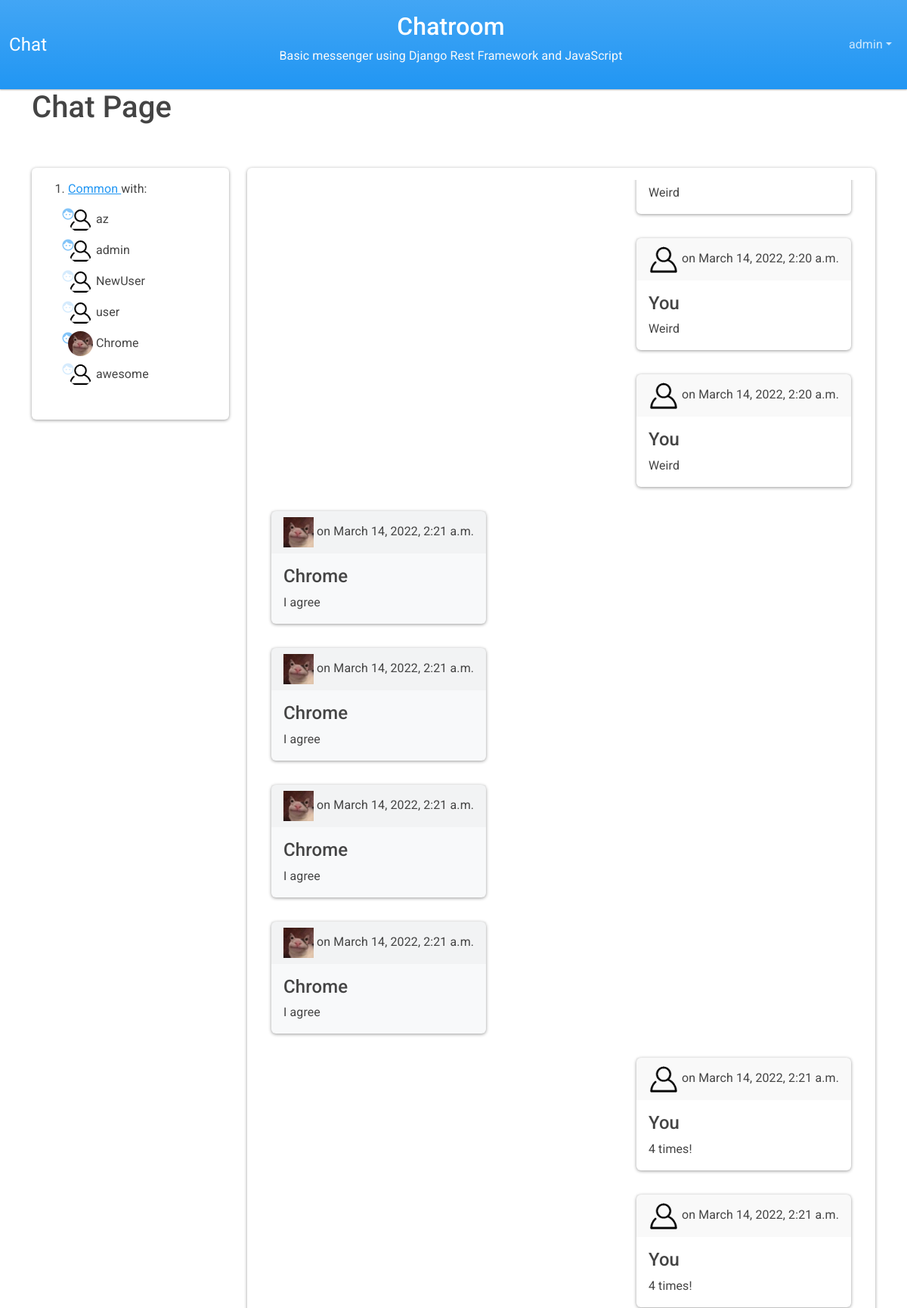
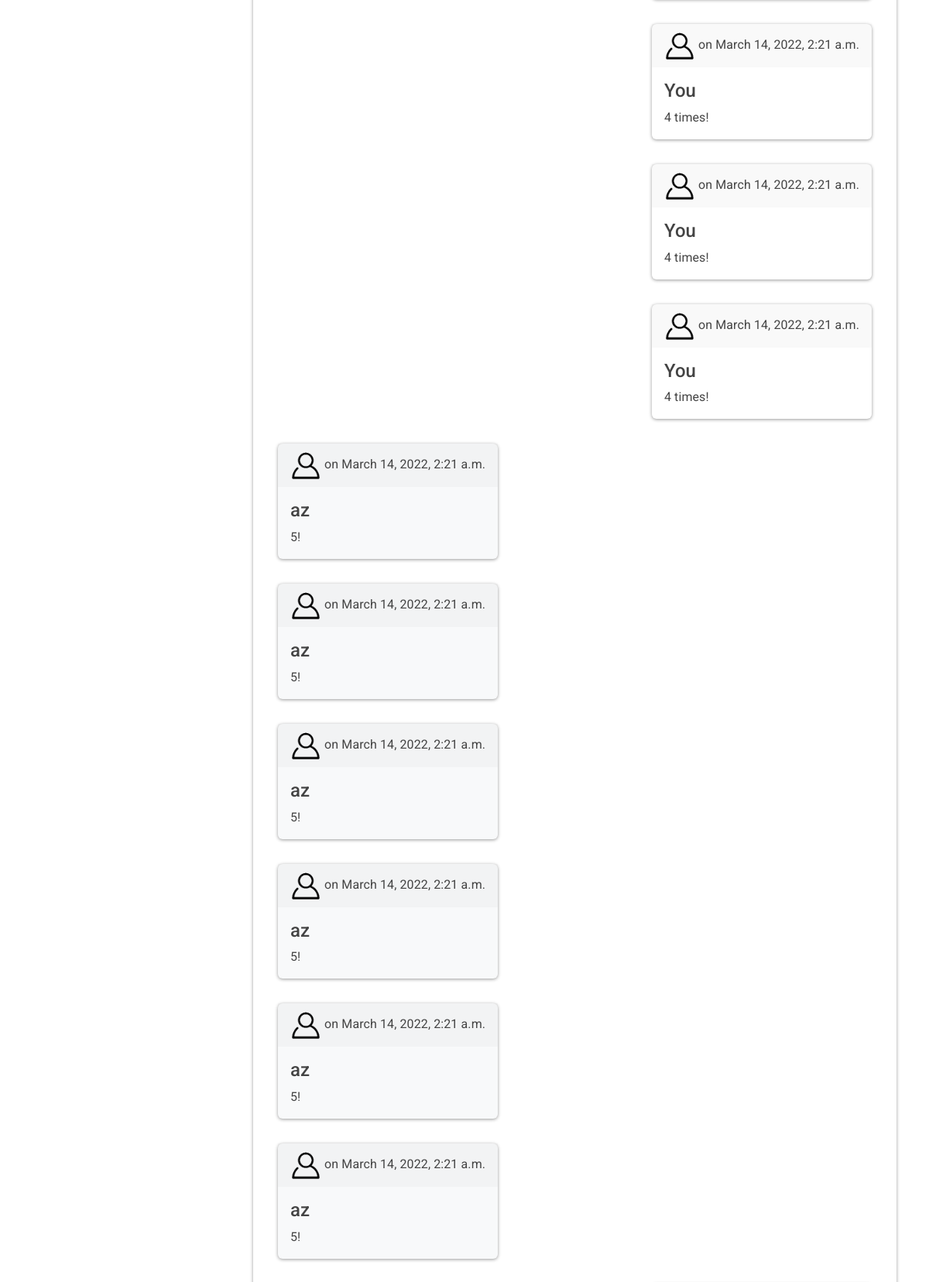
Screenshot of / (signed in, upper part) with the database file from the repository (2 pictures, top to bottom).
### api/models.py (models this page shows, shortened)
class Room(models.Model):
    owner = models.ForeignKey(
        User, related_name='owner', on_delete=models.CASCADE, default=User)
    room_name = models.CharField(
        max_length=32, default='common')
    members = models.ManyToManyField(
        User, related_name='members', blank=False, default=owner)
    class Meta:
        ordering = ('pk', 'owner',)

class Message(models.Model):
    sender = models.ForeignKey(
        User, on_delete=models.CASCADE, related_name='sender')
    message = models.CharField(max_length=1200)
    timestamp = models.DateTimeField(auto_now_add=True)
    is_read = models.BooleanField(default=False)
    room = models.ForeignKey(Room, on_delete=models.CASCADE,
                             related_name='room'
                             )
    def __str__(self):
        return self.message
    class Meta:
        ordering = ('timestamp',)

### user/models.py (models this page shows, shortened)
class Profile(models.Model):
    user = models.OneToOneField(
        User, related_name='profile', on_delete=models.CASCADE)
    avatar = models.ImageField(
        default='img/profile/default.png', upload_to='img/profile')
    bio = models.TextField()
    is_online = models.BooleanField(default=False)

### chat/views.py (the view)
# urls.py: path('', views.main_view, name='main'),
def main_view(request, room_name='common'):
    if not request.user.is_authenticated:
        return redirect('index')
    room = get_room(request, room_name)
    room.members.set(User.objects.all())
    rooms = Room.objects.filter(room_name=room_name)
    messages = Message.objects.filter(room__room_name=room_name)
    if request.method == "GET":
        return render(request, 'chat/chat.html',
                      {'users': User.objects.all(),
                       'messages': messages,
                       'room_name': room_name,
                       'room': room,
                       'rooms': rooms,
                       })

### chat/views.py (called while the page is built)
def get_room(request, room_name):
    if not Room.objects.filter(room_name=room_name).exists():
        room = Room.objects.create(room_name=room_name, owner=request.user)
    else:
        room = Room.objects.get(room_name=room_name)
    return room

### templates/chat/chat.html (shortened to what this page needs)
{% extends 'chat/index.html' %}
{% load static %}
{% block content %}
<h1>
  Chat Page
</h1>
<div class="section py-5">
  <div class="row">
    <div class="col-3">
      <div class="card p-3 ">
        <ol>
          {% for room in rooms %}
          {% if request.user in room.members.all %}
          <li>
            <a href="{%url 'chat' room.room_name  %}">
              {{room.room_name | capfirst}}
            </a> with:
            <div class="chats py-2">
              {% for user in room.members.all %}
              <div class="chat-members py-1">
                <div class="avatar">
                  <div class="status">
                    {% if user.profile.is_online %}
                    <i title="{{user}} is online" class="material-icons md-dark md-18 tooltip">face</i>
                    {% else %}
                    <i title="{{user}} is offline"
                      class="material-icons md-dark md-18   md-inactive circle tooltip">face</i>
                    {% endif %}
                  </div>
                </div>
                <img id="{{user.id}}" src="{% static  user.profile.avatar.url %}" class="rounded-circle avatar col-2">
                <span class="chat-member col-6">
                  {{user}}
                </span>
              </div>
              {% endfor %}
            </div>
          </li>
          {% endif %}
          {% endfor %}
        </ol>
      </div>
    </div>
    <div class="col-9">
      <div class="card p-3 ">
        <div class="" style="height: 75vh;">
          {% block messages %}
          {% include 'chat/messages.html'%}
          {% endblock %}
        </div>
      </div>
    </div>
  </div>
</div>
{% endblock %}

### templates/chat/index.html (shortened to what this page needs)
{% load static %}
<!DOCTYPE html>
<html lang="en">
<head>
  <link rel="stylesheet" href="https://cdnjs.cloudflare.com/ajax/libs/bootswatch/5.1.0/materia/bootstrap.min.css">
  <link rel="stylesheet" href="https://cdnjs.cloudflare.com/ajax/libs/font-awesome/5.15.4/css/all.min.css">
  <link type="text/css" rel="stylesheet" href="{% static 'css/style.css' %}" media="screen,projection" />
</head>
<body>
  {% include "chat/navbar.html" %}
  <div class="container">
    {% block content %}
    {% endblock %}
  </div>
</body>
</html>

### templates/chat/navbar.html (shortened to what this page needs)
<nav class="navbar navbar-expand-lg navbar-dark bg-primary">
  <div class="container-fluid  justify-content-between">
    <div class="collapse navbar-collapse flex-grow-0" id="navbarColor01">
      <a href="{% url 'main' %}" class="navbar-brand">Chat</a>
    </div>
    <div class="text-center text-light ">
      <a href="{% url 'main' %}" class="text-white text-decoration-none ">
        <h2 class="mx-auto">Chatroom</h2>
      </a>
      <p class="mx-auto">Basic messenger using Django Rest Framework and JavaScript</p>
    </div>
    <div class="d-flex">
      {% if request.user.is_authenticated %}
      <ul class="navbar-nav me-auto">
        <li class="nav-item dropdown">
          <a class="nav-link dropdown-toggle" data-bs-toggle="dropdown" href="#" role="button" aria-haspopup="true"
            aria-expanded="false">{{ request.user.username }}</a>
        </li>
      </ul>
      {% endif %}
    </div>
  </div>
</nav>

### templates/chat/messages.html (shortened to what this page needs)
{% load static %}
{% block messages %}
<div id="board" class="d-flex flex-column h-100 overflow-auto">
  {% for message in messages %}
  {% if message.sender == request.user %}
  <div class="card bg-secondary m-3  align-self-end">
    <div class="card-header">
      <img class="avatar" src="{% static message.sender.profile.avatar.url %}" alt="{{message.sender}}">
      <span class="timestamp">on {{ message.timestamp }}</span>
    </div>
    <div class="card-body">
      <h4 class="card-title">You</h4>
      <p class="card-text">{{ message }}
      </p>
    </div>
  </div>
  {% else %}
  <div class="card bg-light m-3  align-self-start">
    <div class="card-header">
      <img class="avatar" src="{% static message.sender.profile.avatar.url %}" alt="{{message.sender}}">
      <span class="timestamp">on {{ message.timestamp }}</span>
    </div>
    <div class="card-body">
      <h4 class="card-title">{{message.sender}}</h4>
      <p class="card-text">{{ message }}
      </p>
    </div>
  </div>
  {% endif %}
  {% endfor %}
</div>
{% endblock %}

### static/css/style.css (style rules this page uses)
.material-icons.md-18 { font-size: 18px; }
.material-icons.md-dark { color: #2e9cf399; }
.material-icons.md-dark.md-inactive { color: #2e9cf333; }
.avatar { position: relative; }
.status { position: absolute; left: -1ch; top: 0; }
.avatar { max-width: 2.5em; }
.tooltip { opacity: 1 !important; }

### rows the page displays
Room: room_name "Common"
Message: message "Weird"
Message: sender.avatar (placeholder picture), timestamp "March 14, 2022, 2:20 a.m.", message "Weird"
Message: sender.avatar (placeholder picture), timestamp "March 14, 2022, 2:20 a.m.", message "Weird"
Message: sender.avatar (picture), timestamp "March 14, 2022, 2:21 a.m.", sender "Chrome", message "I agree"
Message: sender.avatar (picture), timestamp "March 14, 2022, 2:21 a.m.", sender "Chrome", message "I agree"
Message: sender.avatar (picture), timestamp "March 14, 2022, 2:21 a.m.", sender "Chrome", message "I agree"
Message: sender.avatar (picture), timestamp "March 14, 2022, 2:21 a.m.", sender "Chrome", message "I agree"
Message: sender.avatar (placeholder picture), timestamp "March 14, 2022, 2:21 a.m.", message "4 times!"
Message: sender.avatar (placeholder picture), timestamp "March 14, 2022, 2:21 a.m.", message "4 times!"
Message: sender.avatar (placeholder picture), timestamp "March 14, 2022, 2:21 a.m.", message "4 times!"
Message: sender.avatar (placeholder picture), timestamp "March 14, 2022, 2:21 a.m.", message "4 times!"
Message: sender.avatar (placeholder picture), timestamp "March 14, 2022, 2:21 a.m.", message "4 times!"
Message: sender.avatar (placeholder picture), timestamp "March 14, 2022, 2:21 a.m.", sender "az", message "5!"
Message: sender.avatar (placeholder picture), timestamp "March 14, 2022, 2:21 a.m.", sender "az", message "5!"
Message: sender.avatar (placeholder picture), timestamp "March 14, 2022, 2:21 a.m.", sender "az", message "5!"
Message: sender.avatar (placeholder picture), timestamp "March 14, 2022, 2:21 a.m.", sender "az", message "5!"
Message: sender.avatar (placeholder picture), timestamp "March 14, 2022, 2:21 a.m.", sender "az", message "5!"
Message: sender.avatar (placeholder picture), timestamp "March 14, 2022, 2:21 a.m.", sender "az", message "5!"

### other values shown
{{ request.user.username }} "admin"
{{ user }} "az"
{{ user }} "admin"
{{ user }} "NewUser"
{{ user }} "user"
{{ user }} "Chrome"
{{ user }} "awesome"
